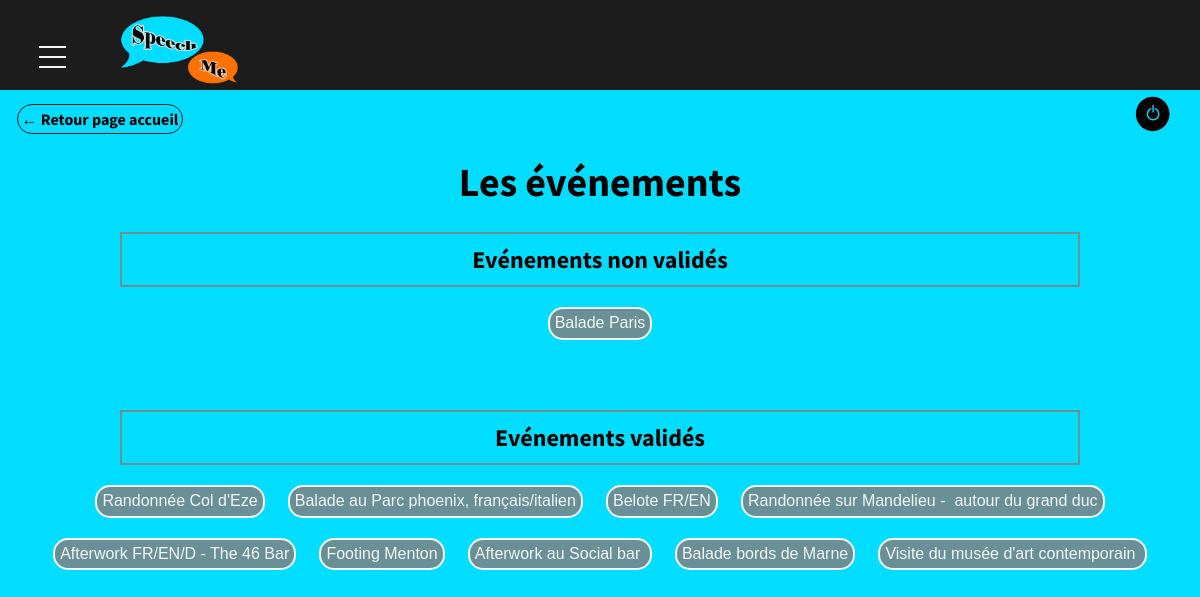
Page /backoffice/events_BO.php (signed in) on the committed database.
### tables this page shows
CREATE TABLE IF NOT EXISTS `evenement` (
  `id` int(255) NOT NULL AUTO_INCREMENT,
  `nom` varchar(255) NOT NULL,
  `description` varchar(1500) NOT NULL,
  `adresse_lieu` varchar(255) NOT NULL,
  `date` date NOT NULL,
  `heure` time NOT NULL,
  `heure_fin` time NOT NULL,
  `photo` json NOT NULL,
  `photo1` varchar(255) NOT NULL,
  `id_villes` int(11) NOT NULL,
  `departement` varchar(5) NOT NULL,
  `id_themes` json NOT NULL,
  `id_langues` json NOT NULL,
  `id_user` int(11) NOT NULL,
  `validation` enum('oui','non') NOT NULL,
  PRIMARY KEY (`id`),
  UNIQUE KEY `id` (`id`,`nom`,`description`,`adresse_lieu`,`date`,`heure`,`heure_fin`,`photo1`,`id_villes`,`departement`,`id_user`,`validation`),
  KEY `id_user` (`id_user`),
  KEY `evenement_ibfk_3` (`id_villes`)
);

### backoffice/events_BO.php (the view, shortened to what this page needs)
<?php
include "../include/connexion_BdD.php";
?>
<!DOCTYPE html>
<html lang='fr'>
<head>
    <link rel="stylesheet" media="all" href="../CSS/normalize.css">
    <link rel="stylesheet" media="all" href="../CSS/style.css">
</head>
<body>
    <div class="container">
        <header class="pusher">
                <a href="" id = "header_icone" class="header_icone"></a>
            <div id="logo">
                <a href="index_BO.php"><img src="../images/logo.png" alt="logo"></a>
            </div>
        </header>
        <main>
            <section id ="events_BO">
                <aside>
                    <a href="../deconnexion.php"><img src = "../images/deco.svg" alt="icone_deconnexion" width="40"></a>
                </aside>
                <div>
                    <a href="index_BO.php">&larr; Retour page accueil</a>
                </div>
                <h1>Les événements</h1>
                <article>
                    <h2>Evénements non validés</h2>
<?php
    $infos = $pdo -> query("SELECT id,nom FROM evenement WHERE validation = 'non'")->fetchAll();
    foreach($infos as $info):
?>
    <form action='descriptif_BO.php' method='post'>
        <input type="submit" value="<?php echo $info['nom']; ?>">
    </form>
<?php
    endforeach;
?>
                </article>
                <article>
                    <h2>Evénements validés</h2>
<?php
    $infos = $pdo -> query("SELECT id,nom FROM evenement WHERE validation = 'oui'")->fetchAll();
    foreach($infos as $info):
?>
    <form action='descriptif_BO.php' method='post'>
        <input type="submit" value="<?php echo $info['nom']; ?>">
    </form>
<?php
    endforeach;
?>
                </article>
            </section>
        </main>
    </div>
</body>
</html>

### CSS/style.css (style rules this page uses)
* { -moz-box-sizing: border-box; box-sizing: border-box; }
html { height: 100%; }
body { background-color: #00DDFF; min-height: 100%; margin: 0; padding: 0; padding-bottom: 5em; font-family: 'Source Sans Pro'; position: relative; }
a { text-decoration: none; color: inherit; }
.container { overflow: hidden; height: 100%; }
.pusher { transition-duration: 0.3s; transform: translateX(0); }
header { background: #1c1c1c; display: flex; color: #f5f5f5; min-height: 90px; }
header div#logo { position: absolute; left: 110px; top: 10px; }
header div#logo img { width: 140px; }
header .header_icone { position: absolute; left: 40px; top: 25px; width: 50px; height: 50px; cursor: pointer; }
header .header_icone:after { content: ""; position: absolute; width: 25px; height: 0; top: 12px; box-shadow: 0 10px 0 1px #f5f5f5, 0 20px 0 1px #f5f5f5, 0 30px 0 1px #f5f5f5; }
main aside { height: 5%; }
main aside img { width: 35px; float: right; margin-right: 30px; }
main section { max-width: 1400px; margin: 0 auto; clear: both; text-align: center; }
main section h1 { font-weight: bolder; font-size: 2.5rem; padding-top: 25px; }
section#events_BO div { margin-top: 20px; float: left; width: 200px; }
section#events_BO div a { border: 1px solid #1c1c1c; border-radius: 15px; padding: 2%; font-weight: bold; }
section#events_BO h1 { font-size: 2.5rem; clear: both; }
section#events_BO article { margin-bottom: 60px; }
section#events_BO article h2 { border: 2px solid rgba(128, 128, 128, 0.822); width: 80%; margin: 10px auto; padding: 1%; }
section#events_BO article form { display: inline-block; margin: 0 10px; }
section#events_BO article form input { margin: 10px auto; border: 2px solid #f5f5f5; color: #f5f5f5; background-color: rgba(128, 128, 128, 0.822); border-radius: 15px; padding: 5px; }

### rows in the picture
evenement: nom "Balade Paris"
evenement: nom "Randonnée Col d'Eze"
evenement: nom "Balade au Parc phoenix, français/italien"
evenement: nom "Belote FR/EN"
evenement: nom "Randonnée sur Mandelieu - autour du grand duc"
evenement: nom "Afterwork FR/EN/D - The 46 Bar"
evenement: nom "Footing Menton"
evenement: nom "Afterwork au Social bar"
evenement: nom "Balade bords de Marne"
evenement: nom "Visite du musée d'art contemporain"
